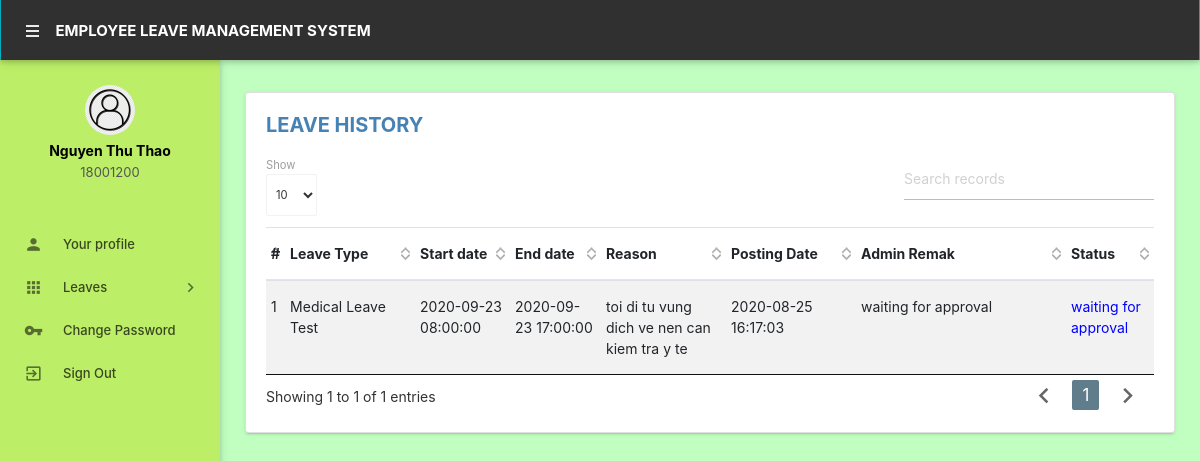
The app's page /leavehistory.php (signed in) with its own data.
### tables this page shows
CREATE TABLE `employees` (
  `id` int(11) NOT NULL,
  `EmpId` varchar(100) NOT NULL,
  `FullName` varchar(150) NOT NULL,
  `EmailId` varchar(200) NOT NULL,
  `Password` varchar(180) NOT NULL,
  `Gender` varchar(100) NOT NULL,
  `Dob` varchar(100) NOT NULL,
  `Address` varchar(255) NOT NULL,
  `Phonenumber` char(11) NOT NULL,
  `Status` int(1) NOT NULL,
  `RegDate` timestamp NOT NULL DEFAULT current_timestamp()
);

CREATE TABLE `leaves` (
  `Id` int(11) NOT NULL,
  `LeaveType` varchar(110) NOT NULL,
  `EndDate` datetime NOT NULL,
  `StartDate` datetime NOT NULL,
  `Reason` mediumtext NOT NULL,
  `PostingDate` timestamp NOT NULL DEFAULT current_timestamp(),
  `AdminRemark` mediumtext DEFAULT NULL,
  `AdminRemarkDate` varchar(120) DEFAULT NULL,
  `Status` int(1) NOT NULL,
  `IsRead` int(1) NOT NULL,
  `empid` int(11) DEFAULT NULL
);

### leavehistory.php (the view, shortened to what this page needs)
<?php
include('includes/config.php');
if (strlen($_SESSION['emplogin']) == 0) {
    header('location:index.php');
} else {
    ?>
    <!DOCTYPE html>
    <html lang="en">
        <head>
            <link type="text/css" rel="stylesheet" href="assets/plugins/materialize/css/materialize.min.css"/>
            <link href="assets/plugins/material-preloader/css/materialPreloader.min.css" rel="stylesheet">
            <link href="assets/plugins/datatables/css/jquery.dataTables.min.css" rel="stylesheet">
            <link href="assets/css/alpha.min.css" rel="stylesheet" type="text/css"/>
            <link href="assets/css/custom.css" rel="stylesheet" type="text/css"/>
            <link rel="stylesheet" href="https://stackpath.bootstrapcdn.com/bootstrap/4.5.2/css/bootstrap.min.css">
        </head>
        <body>
            <?php include('includes/header.php'); ?>
            <?php include('includes/sidebar.php'); ?>
            <div class="mn-content fixed-sidebar" style="background: #C1FFC1">
            <main class="mn-inner">
                <div class="card">
                    <div class="card-content">
                        <span class="card-title" style="font-size: 20px; color: #4682B4">Leave History</span>
                        <table id="example" class="table table-striped ">
                            <thead>
                                <tr>
                                    <th>#</th>
                                    <th width="120">Leave Type</th>
                                    <th>Start date</th>
                                    <th>End date</th>
                                    <th>Reason</th>
                                    <th width="120">Posting Date</th>
                                    <th width="200">Admin Remak</th>
                                    <th>Status</th>
                                </tr>
                            </thead>
                            <tbody>
                                <?php
                                $eid = $_SESSION['eid'];
                                $sql = "SELECT LeaveType,EndDate,StartDate,Reason,PostingDate,AdminRemarkDate,AdminRemark,Status from leaves where empid=:eid";
                                $query = $dbh->prepare($sql);
                                $query->bindParam(':eid', $eid, PDO::PARAM_STR);
                                $query->execute();
                                $results = $query->fetchAll(PDO::FETCH_OBJ);
                                $cnt = 1;
                                if ($query->rowCount() > 0) {
                                    foreach ($results as $result) {
                                        ?>
                                        <tr>
                                            <td> <?php echo htmlentities($cnt); ?></td>
                                            <td><?php echo htmlentities($result->LeaveType); ?></td>
                                            <td><?php echo htmlentities($result->StartDate); ?></td>
                                            <td><?php echo htmlentities($result->EndDate); ?></td>
                                            <td><?php echo htmlentities($result->Reason); ?></td>
                                            <td><?php echo htmlentities($result->PostingDate); ?></td>
                                            <td><?php
                                                if ($result->AdminRemark == "") {
                                                    echo htmlentities('waiting for approval');
                                                } else {
                                                    echo htmlentities(($result->AdminRemark) . " " . "at" . " " . $result->AdminRemarkDate);
                                                }
                                                ?></td>
                                            <td><?php
                                                $stats = $result->Status;
                                                if ($stats == 1) {
                                                    ?>
                                                    <span style="color: green">Approved</span>
                                                <?php } if ($stats == 2) { ?>
                                                    <span style="color: red">Not Approved</span>
                                                <?php } if ($stats == 0) { ?>
                                                    <span style="color: blue">waiting for approval</span>
                                                <?php } ?>
                                            </td>
                                        </tr>
                                        <?php
                                        $cnt++;
                                    }
                                }
                                ?>
                            </tbody>
                        </table>
                    </div>
                </div>
            </div>
    </div>
    <div class="left-sidebar-hover"></div>
    </body>
    </html>
<?php } ?>

### includes/sidebar.php (shortened to what this page needs)
<aside id="slide-out" class="side-nav gray fixed" >
    <div class="side-nav-wrapper" style="background: #BCEE68">
        <div class="center">
            <div class="sidebar-profile">
                <div class="sidebar-profile-image">
                    <img src="assets/images/tải xuống.JPG" class="circle" alt="">
                </div>
                <div class="sidebar-profile-info">
                    <?php
                    $eid = $_SESSION['eid'];
                    $sql = "SELECT FullName, EmpId from  employees where id=:eid";
                    $query = $dbh->prepare($sql);
                    $query->bindParam(':eid', $eid, PDO::PARAM_STR);
                    $query->execute();
                    $results = $query->fetchAll(PDO::FETCH_OBJ);
                    if ($query->rowCount() > 0) {
                        foreach ($results as $result) {
                            ?>
                            <p><?php echo htmlentities($result->FullName); ?></p>
                            <span><?php echo htmlentities($result->EmpId) ?></span>
    <?php }
} ?>
                </div>
            </div>
        </div>
        <ul class="sidebar-menu collapsible collapsible-accordion" data-collapsible="accordion"  >
            <li class="no-padding"><a class="waves-effect waves-grey "  href="myprofile.php"><i class="material-icons" >person</i>Your profile</a></li>
            <li class="no-padding">
                <a class="collapsible-header waves-effect waves-grey" ><i class="material-icons" >apps</i>Leaves<i class="nav-drop-icon material-icons">keyboard_arrow_right</i></a>
            </li>
            <li class="no-padding"><a class="waves-effect waves-grey" href="emp-changepassword.php"><i class="material-icons" >vpn_key</i>Change Password</a></li>
            <li class="no-padding">
                <a class="waves-effect waves-grey" href="logout.php" ><i class="material-icons">exit_to_app</i>Sign Out</a>
            </li>
        </ul>
    </div>
</aside>

### records on screen
employees: FullName "Nguyen Thu Thao", EmpId "18001200"
leaves: LeaveType "Medical Leave Test", StartDate "2020-09-23 08:00:00", EndDate "2020-09-23 17:00:00", Reason "toi di tu vung dich ve nen can kiem tra y te", PostingDate "2020-08-25 16:17:03", Status "waiting for approval"
